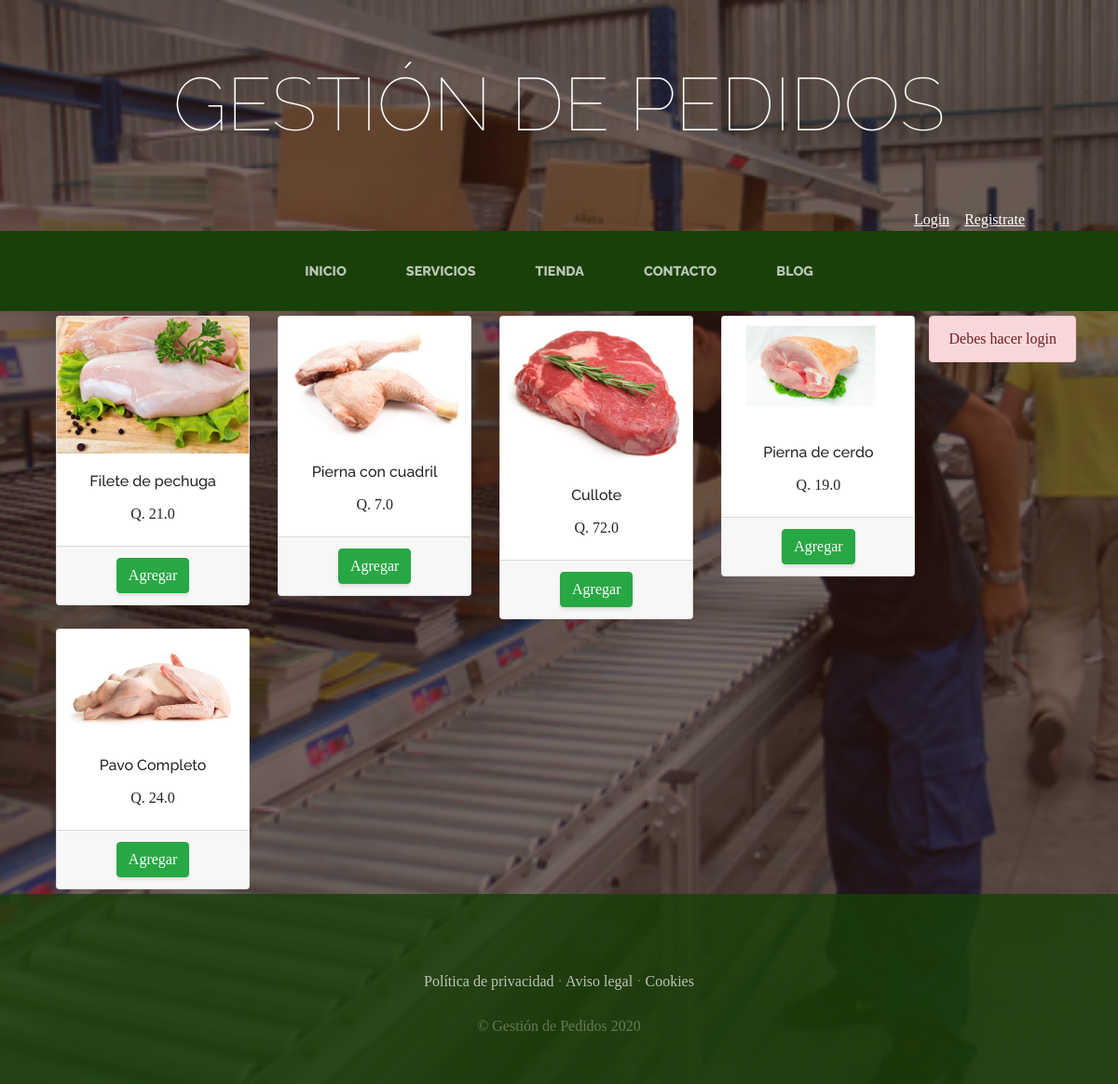
The app's page /tienda/ with its own data.
### tienda/models.py (models this page shows, shortened)
class Producto(models.Model):
    nombre = models.CharField(max_length = 50)
    categorias = models.ForeignKey(CategoriaProd, on_delete = models.CASCADE)
    imagen = models.ImageField(upload_to = "tienda", null = True, blank = True)
    precio = models.FloatField()
    disponibilidad = models.BooleanField(default = True)
    created = models.DateTimeField(auto_now_add = True)
    updated = models.DateTimeField(auto_now_add = True)
    class Meta:
        verbose_name = "Producto"
        verbose_name_plural = "Productos"

### tienda/views.py (the view)
# urls.py: path('tienda/', include('tienda.urls')),
def tienda(request):
    productos = Producto.objects.all()
    return render(request, "tienda/tienda.html", {"productos": productos})

### carro/context_processor.py (called while the page is built)
def importe_total_carro(request):
    total = 0
    """for key, value in request.session['carro'].items():
                total = total + float(value["precio"])"""
    if request.user.is_authenticated:
        try:
            for key, value in request.session['carro'].items():
                total = total + float(value["precio"])
        except Exception as e:
            print("======== Here {}".format(e))
            traceback.print_exc()
    else:
        total = "Debes loguearte"
    return {"importe_total_carro": total}

### tienda/templates/tienda/tienda.html
{% extends "ProyectoWebApp/base.html" %}
{% load static %}
{% block content %}
  <div class = "container">
    <div style = "float:right;" >
      {% if request.user.is_authenticated %}
        {% include "carro/widget.html" %}
      {% else %}
      <div class="alert alert-danger" style = "margin-top: 5px;">
        Debes hacer login
      </div>
      {% endif %}
    </div>
    <div class = "row">
  {% for producto in productos %}
      <div class="col-md-3">
        <div class = "card" style = "width: 100%; margin: 5px auto;">
          <img src="{{ producto.imagen.url }}" class = "card-img-top">
          <div class = "card-body" style = "text-align: center;">
            <h6 class = "card-title">{{ producto.nombre}}</h6>
            <p class = "card-text">Q. {{ producto.precio }}</p>
          </div>
          <div class = "card-footer text-center">
            <a href="{% url 'carro:agregar' producto.id %}" class="btn btn-success">Agregar</a>
          </div>
        </div>
    </div>
  {% endfor %}
    </div>
  </div>
{% endblock %}

### ProyectoWebApp/static/ProyectoWebApp/css/gestion.css (style rules this page uses)
body { font-family: 'Verdana'; background: linear-gradient(rgba(47, 23, 15, 0.65), rgba(47, 23, 15, 0.65)), url("../img/bg_main.jpg"); background-attachment: fixed; background-position: center; background-size: cover; }
h1, h2, h3, h4, h5, h6 { font-family: 'Raleway'; }
p { line-height: 1.75; }
.btn { box-shadow: 0px 3px 3px 0px rgba(33, 37, 41, 0.1); }

### records on screen
Producto: imagen (picture), nombre "Filete de pechuga", precio "21.0"
Producto: imagen (picture), nombre "Pierna con cuadril", precio "7.0"
Producto: imagen (picture), nombre "Cullote", precio "72.0"
Producto: imagen (picture), nombre "Pierna de cerdo", precio "19.0"
Producto: imagen (picture), nombre "Pavo Completo", precio "24.0"
